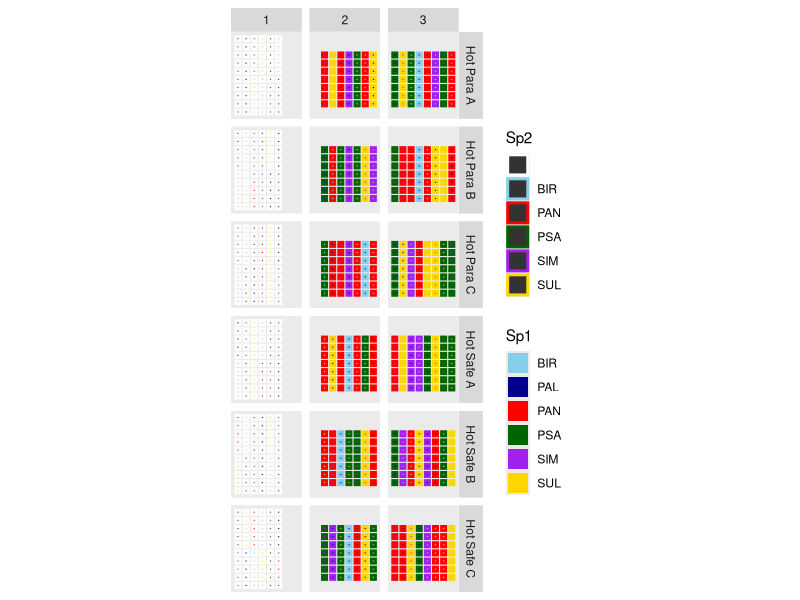
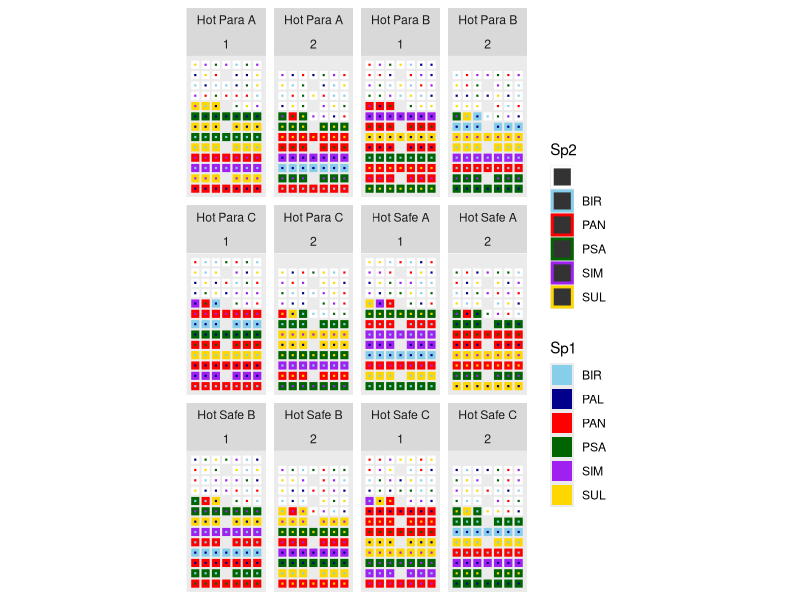

Here is the R script that generated these plots, in order:
## ---- chunk 1
knitr::opts_chunk$set(echo = FALSE)
library(tidyverse)
library(knitr)
library(kableExtra)
## ---- chunk 2
data.frame( Species =   cell_spec(c('D. birchii'	, 'D. pallidifrons',	'D. pandora ', 
                                    'D. pseudoananassae', 	'D. simulans'	, 'D. sulfurigaster'		),
                                  italic = TRUE, format = 'latex'),	 
            Code =  c('BIR','PAL', 'PAN', 'PSA', 'SIM', 'SUL'),
            Species_Subgroup = c('montium', 'nasuta', 'ananassae', 
                                 'ananassae', 'melanogaster', 'nasuta'),
            Distribution = c('highland-biased','highland-biased',' lowland-biased',
                             'lowland-biased',	'only found at one lowland study site','widespread'),
            Wet_Weight = c(0.94, 2.24, 1.14, 1.01, 1.30, 2.64))%>%
  kable(col.names = c('Species', 'Code', 'Subgroup', 'Distribution', 'Wet Weight (mg)'),
        booktabs = TRUE,
        linesep = "", escape = FALSE )


## ---- chunk 3
All_TrayCoords <- read.csv('Data/Data entry Table.csv')

species <- c('BIR','PAL', 'PAN', 'PSA', 'SIM', 'SUL')
cols = c('BIR' = 'skyblue', 
         'PAL' = 'darkblue',
         'PAN' = 'red',
         'PSA'= 'darkgreen',  
         'SIM' = 'purple', 
         'SUL' = 'gold'  )

Cols = c(cols, '   '= 'white')

All_TrayCoords%>%
  filter(Treatment %in% c( 'Hot Para', 'Hot Safe'))%>%
  mutate(Set = paste(Treatment, Block))%>%
  ggplot( aes( Column  , Row, col=Sp2,fill = Sp1))+
  geom_tile(size = 1, width=.5, height=.5)+
  facet_grid(Set~Tray)+
  scale_fill_manual(values = Cols)+
  scale_colour_manual(values = Cols)+
  scale_x_discrete()+scale_y_discrete()+
  theme(axis.title = element_blank())+
  coord_fixed()-> Plot1

Plot1
## ---- chunk 4

All_TrayCoords%>%
  filter(Treatment %in% c( 'Hot Para', 'Hot Safe'))%>%
  mutate(Set = paste(Treatment, Block))%>%
  ggplot( aes( Cols_Box,Rows_Box , col=Sp2,fill = Sp1))+
  geom_tile(size = 1, width=.5, height=.5)+
  facet_wrap(Set~BoxNum)+
  scale_fill_manual(values = Cols)+
  scale_colour_manual(values = Cols)+
  scale_x_discrete()+scale_y_discrete()+
  theme(axis.title = element_blank())+
  coord_fixed() -> Plot2

Plot2
